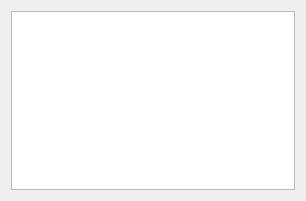
<?xml version="1.0" encoding="UTF-8"?>
<ui version="4.0">
 <class>MessageWidget</class>
 <widget class="QDialog" name="MessageWidget">
  <property name="windowModality">
   <enum>Qt::NonModal</enum>
  </property>
  <property name="geometry">
   <rect>
    <x>0</x>
    <y>0</y>
    <width>306</width>
    <height>201</height>
   </rect>
  </property>
  <property name="minimumSize">
   <size>
    <width>306</width>
    <height>201</height>
   </size>
  </property>
  <property name="windowTitle">
   <string>Message</string>
  </property>
  <property name="modal">
   <bool>true</bool>
  </property>
  <layout class="QGridLayout" name="gridLayout">
   <item row="0" column="0">
    <widget class="QPlainTextEdit" name="messageEdit"/>
   </item>
  </layout>
 </widget>
 <resources/>
 <connections/>
</ui>
